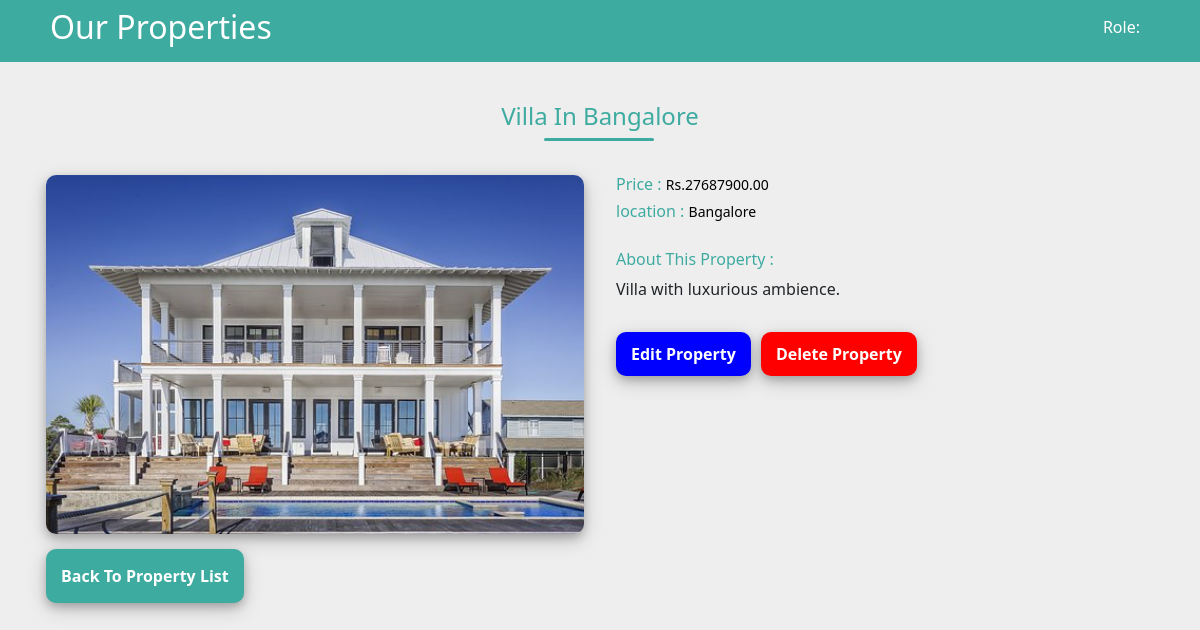
Page /project_mng-details.php?id=19 on the committed database.
### tables this page shows
CREATE TABLE `properties` (
  `id` int(11) NOT NULL,
  `name` varchar(255) NOT NULL,
  `location` varchar(255) DEFAULT NULL,
  `price` decimal(10,2) DEFAULT NULL,
  `description` text DEFAULT NULL,
  `image_path` varchar(255) DEFAULT NULL
);

### project_mng-details.php (the view, shortened to what this page needs)
<?php
include("conn.php");
if (isset($_GET['id'])) {
    $property_id = $_GET['id'];
    $sql = "SELECT * FROM properties WHERE id = ?";
    $stmt = $conn->prepare($sql);
    if ($stmt) {
        $stmt->bind_param("i", $property_id);
        if ($stmt->execute()) {
            $result = $stmt->get_result();
            if ($result->num_rows > 0) {
                $row = $result->fetch_assoc();
                $name = $row['name'];
                $location = $row['location'];
                $price = $row['price'];
                $description = $row['description'];
                $imagePath = $row['image_path'];
            } else {
                echo "Property not found.";
            }
        } else {
            echo "Error executing query: " . $stmt->error;
        }
    } else {
        echo "Error preparing query: " . $conn->error;
    }
} else {
    echo "Property ID not provided.";
}
?>
<!DOCTYPE html>
<html lang="en">
<head>
    <link rel="stylesheet" href="./assets/css/project.css">
    <link rel="stylesheet" href="https://cdn.jsdelivr.net/npm/bootstrap-icons@1.8.1/font/bootstrap-icons.css">
    <link href="https://cdn.jsdelivr.net/npm/bootstrap@5.1.3/dist/css/bootstrap.min.css" rel="stylesheet"
>
</head>
<body>
    <header>
        <div class="header2">
            <div class="header-left">
                <h2>Our Properties</h2>
            </div>
            <div class="header-right">
                <div class="user-dropdown">
                    <div class="userid">
                        <h5>Role: <?php echo $_SESSION["user_role"]; ?></h5>
                    </div>
                </div>
            </div>
        </div>
    </header>
    <section class="properties">
        <div class="container">
            <div class="row">
                <div class="col-md-12 heading">
                    <h3><?php echo $name; ?></h3>
                </div>
                <div class="p-3 col-md-6 col-sm-12">
                    <img src="<?php echo $imagePath; ?>" alt="<?php echo $name; ?>" style="width:100%"/>
                    <button type="button" data-bs-toggle="modal" ><a href="project_mng.php">Back To Property List</a></button>
                </div>
                <div class="p-3 col-md-6 col-sm-12">
                    <h6>Price : <span>Rs.<?php echo $price; ?></span></h6>
                    <h6>location : <span><?php echo $location; ?></span></h6>
                    <div class="about">
                        <h6>About This Property :</h6>
                        <p><?php echo $description; ?></p>
                        <div class="buttons">
                            <button type="button" data-bs-toggle="modal" data-bs-target="#myModa2" style="background:blue">Edit Property</button>
                            <form action="delete.php" method="POST">
                                <button type="submit" name="delete" value="<?= $row['id'];?>" style="background:red">Delete Property</button>
                            </form>
                        </div>
                    </div>
                </div>
            </div>
        </div>
    </section>
</body>
</html>

### assets/css/project.css (style rules this page uses)
* { padding: 0; margin: 0; }
body { font-family: Arial, Helvetica, sans-serif; background-color: #eee !important; }
header { background-color: #3eaba1; }
header .header2 { display: flex; justify-content: space-between; align-items: center; padding:0px 50px; }
.header-left h2 { padding-top: 8px; padding-bottom: 8px; color:white; }
.header2 .header-right .user-dropdown .userid { display: flex; }
.header2 .header-right .user-dropdown h5 { font-size: 16px; color:white; padding:5px 10px; }
.container { padding-top:40px !important; }
.properties .heading { padding-bottom:10px; }
.properties h3 { color:#3eaba1; font-size: 24px; padding-bottom: 10px; text-align: center; position:relative; }
.properties h3::after { content: ""; height:3px; width:110px; border-radius: 3px; background:#3eaba1; position:absolute; left:calc(50% - 5%); bottom:0px; }
.properties img { border-radius: 10px; width:100%; box-shadow: 0 4px 8px 0 rgba(0, 0, 0, 0.2), 0 6px 20px 0 rgba(0, 0, 0, 0.19); }
.properties h6 { color:#3eaba1; font-size: 16px; }
.properties h6 span { color:black; font-size: 14px; }
.properties .about { padding-top:20px; }
.properties button { margin-top:15px; border-radius: 10px; padding:15px; background-color: #3eaba1; border:none; box-shadow: 0 4px 8px 0 rgba(0, 0, 0, 0.2), 0 6px 20px 0 rgba(0, 0, 0, 0.19); }
.properties button a { text-decoration: none; color:white; font-weight: bold; }
.properties .buttons { display:flex; }
.properties .buttons button { color:white; margin-right: 10px; padding:10px 15px; font-weight: bold; }

### rows in the picture
properties: name "Villa In Bangalore", image_path (picture), price "27687900.00", location "Bangalore", description "Villa with luxurious ambience."
